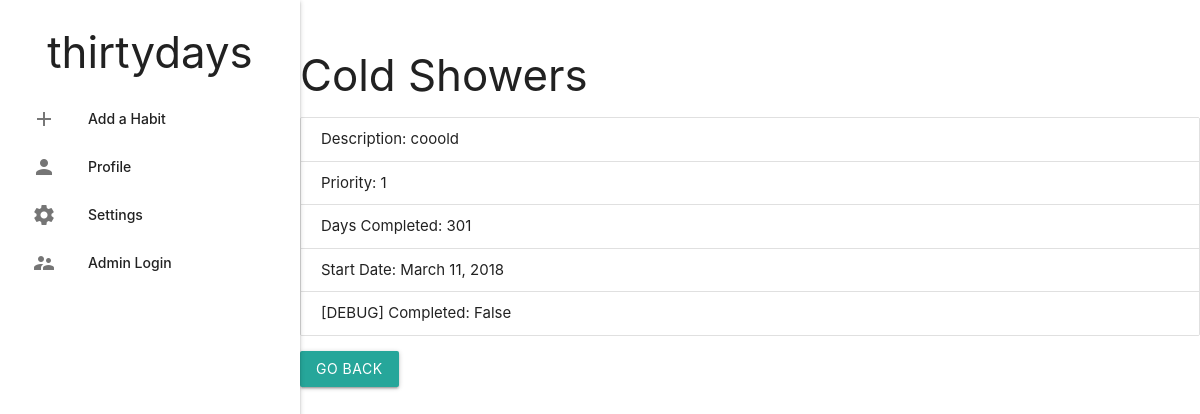
Page /14/ on the committed database.
### task/models.py (models this page shows, shortened)
class Habit(models.Model):
    habit_name = models.CharField(max_length=200)
    start_date = models.DateField()
    day_counter = models.IntegerField(default = 0)
    habit_desc = models.TextField()
    habit_priority = models.IntegerField()
    completed = models.BooleanField(default = False)
    active = models.BooleanField(default = True)
    def update(self):
        now = datetime.datetime.now()
        if self.active:
            current_date = self.start_date + datetime.timedelta(days = self.day_counter)
            midnight = datetime.datetime(current_date.year, current_date.month, current_date.day + 1, 0, 0, 0)
            if  now > midnight:
                if self.completed == False:
                    self.day_counter = 0
                    self.start_date = current_date
                else:
                    self.day_counter += 1
                    self.completed = False
        else:
            if self.start_date <= now.date():
                self.active = True
        self.save()

### task/views.py (the view)
# urls.py: path('<int:id>/', views.detail, name = 'detail'),
def detail(request, id):
    for habit in Habit.objects.all():
        habit.update()
    habit = get_object_or_404(Habit, pk = id)
    context = {'habit': habit}
    return render(request, 'task/detail.html', context)

### task/templates/task/detail.html
{% extends 'task/layout.html' %}
{% block content %}
<h3> {{habit.habit_name}} </h3>
<ul class="collection">
  <li class="collection-item">Description: {{habit.habit_desc}}</li>
  <li class="collection-item">Priority: {{habit.habit_priority}}</li>
  <li class="collection-item">Days Completed: {{habit.day_counter}}</li>
  <li class="collection-item">Start Date: {{habit.start_date}}</li>
  <li class="collection-item">[DEBUG] Completed: {{habit.completed}}</li>
</ul>
<a href="\task" class="btn">Go Back</a>
{% endblock %}

### rows in the picture
Habit: habit_name "Cold Showers", habit_desc "cooold", habit_priority "1", day_counter "301", start_date "March 11, 2018", completed "False"
